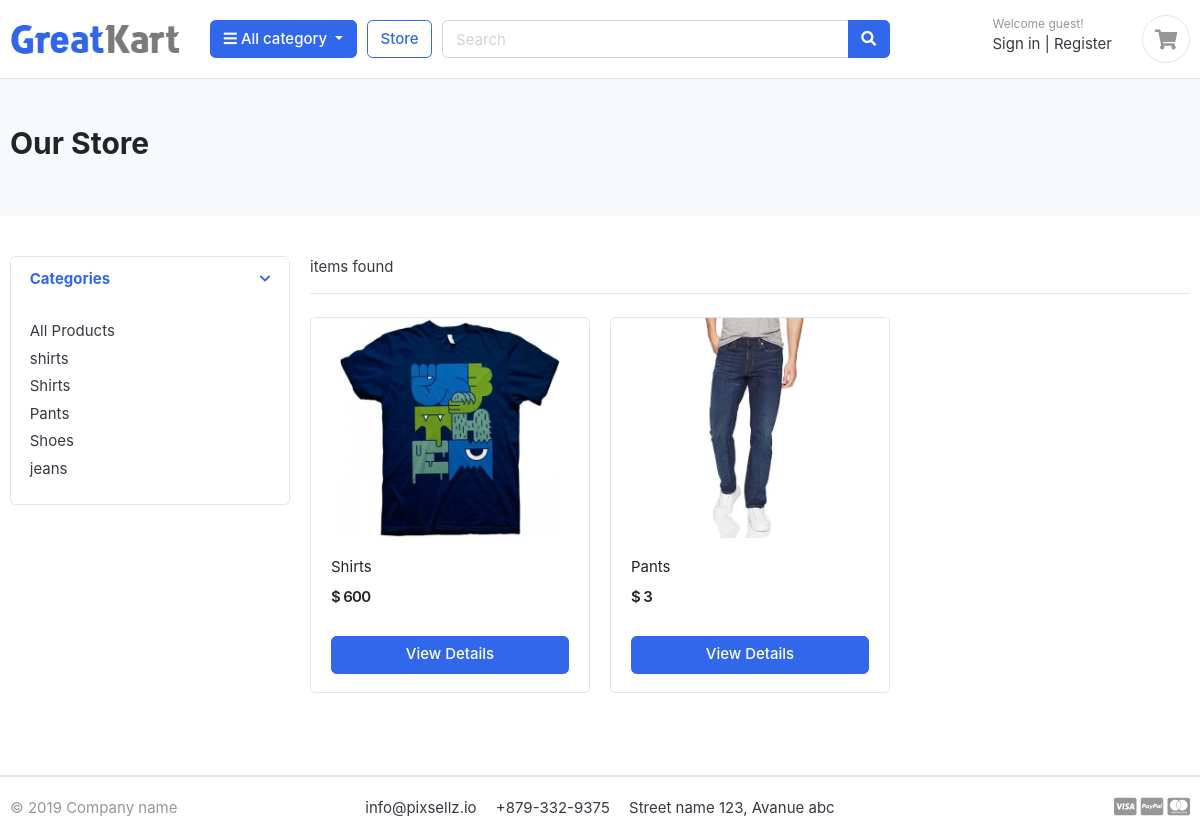
Page /store/shirts/ on the committed database.
### category/models.py (models this page shows, shortened)
class Category(models.Model):
    category_name = models.CharField(max_length=50, unique=True)
    slug = models.SlugField(max_length=100, unique=True)
    description = models.TextField(max_length=255, blank=True)
    cat_image = models.ImageField(upload_to='photos/categories', blank=True)
    class Meta:
        verbose_name = 'category'
        verbose_name_plural = 'categories'
    def get_url(self):
            return reverse('products_by_category', args=[self.slug])

### store/models.py (models this page shows)
class Product(models.Model):
    product_name    = models.CharField(max_length=200, unique=True)
    slug            = models.SlugField(max_length=200, unique=True)
    description     = models.TextField(max_length=500, blank=True)
    price           = models.IntegerField()
    images          = models.ImageField(upload_to='photos/products')
    stock           = models.IntegerField()
    is_available    = models.BooleanField(default=True)
    category        = models.ForeignKey(Category, on_delete=models.CASCADE)
    created_date    = models.DateTimeField(auto_now_add=True)
    modified_date   = models.DateTimeField(auto_now=True)

### store/views.py (the view)
def store(request,category_slug=None):
    categories = None
    products = None
    if category_slug != None :
        categories = get_object_or_404(Category,slug = category_slug)
        products = Product.objects.all().filter(category = categories ,is_available=True)
    else:
        products = Product.objects.all().filter(is_available=True)
    context = {
        'products' : products,
     }
    return render(request, 'store/store.html',context)

### category/context_processors.py (called while the page is built)
def menu_links(request):
    links = Category.objects.all()
    return dict(links=links)

### templates/store/store.html (shortened to what this page needs)
{% extends 'base.html' %}
{% load static %}
{% block content %}
<section class="section-pagetop bg">
<div class="container">
	{% if 'search' in request.path %}
		<h2 class="title-page">Search Result</h2>
	{% else %}
		<h2 class="title-page">Our Store</h2>
	{% endif %}
</div>
</section>
<section class="section-content padding-y">
<div class="container">
<div class="row">
	<aside class="col-md-3">
<div class="card">
	<article class="filter-group">
		<header class="card-header">
			<a href="#" data-toggle="collapse" data-target="#collapse_1" aria-expanded="true" class="">
				<i class="icon-control fa fa-chevron-down"></i>
				<h6 class="title">Categories</h6>
			</a>
		</header>
		<div class="filter-content collapse show" id="collapse_1" style="">
			<div class="card-body">
				<ul class="list-menu">
					<li><a href="{% url 'store' %}">All Products  </a></li>
					{% for category in links %}
				<li><a href="{{ category.get_url }}">{{ category.category_name }}  </a></li>
					{% endfor %}
				</ul>
			</div>
		</div>
	</article>
</div>
	</aside>
	<main class="col-md-9">
<header class="border-bottom mb-4 pb-3">
		<div class="form-inline">
			<span class="mr-md-auto"><b>{{ product_count }}</b> items found </span>
		</div>
</header>
<div class="row">
	{% if products %}
	{% for product in products %}
	<div class="col-md-4">
		<figure class="card card-product-grid">
			<div class="img-wrap">
				<a href="{{ product.get_url }}"><img src="{{ product.images.url }}"></a>
			</div>
			<figcaption class="info-wrap">
				<div class="fix-height">
					<a href="{{ product.get_url }}" class="title">{{ product.product_name }}</a>
					<div class="price-wrap mt-2">
						<span class="price">$ {{ product.price }}</span>
					</div>
				</div>
				<a href="{{ product.get_url }}" class="btn btn-block btn-primary">View Details </a>
			</figcaption>
		</figure>
	</div>
	{% endfor %}
	{% else %}
	<div>
		<h2>No result found. Please try again.</h2>
	</div>
	{% endif %}
</div>
	</main>
</div>
</div>
</section>
{% endblock %}

### Greatkart/static/css/ui.css (style rules this page uses)
html { font-family: "Inter", sans-serif; font-size: 15px; }
.img-wrap { text-align: center; display: block; }
.img-wrap img { max-width: 100%; }
.price-wrap { letter-spacing: -0.7px; }
.padding-y { padding-top: 40px; padding-bottom: 40px; }
figure { margin-bottom: 0; }
article:after, .form-group:after { display: block; clear: both; content: ""; }
.bg { background-color: #f8f9fa; }
.title-page { color: #212529; }
[class*=list-] li:after { visibility: hidden; display: block; content: ""; overflow: hidden; height: 0; clear: both; }
.list-menu { list-style: none; margin: 0; padding-left: 0; }
.list-menu li { margin-bottom: 5px; }
.list-menu a { color: #343a40; }
[class*=card-product] a.title { color: #212529; display: block; }
[class*=card-product] .img-wrap { overflow: hidden; position: relative; }
[class*=card-product] .img-wrap img { height: 100%; max-width: 100%; width: auto; display: inline-block; -o-object-fit: cover; object-fit: cover; }
.card-product-grid { margin-bottom: 20px; }
.card-product-grid .img-wrap { border-radius: 0.2rem 0.2rem 0 0; height: 220px; }
.card-product-grid .info-wrap { overflow: hidden; padding: 18px 20px; }
.card-product-grid .fix-height { height: 80px; overflow: hidden; }
.card .img-wrap { overflow: hidden; }
.price { font-weight: 600; color: #212529; }
.icon-control { margin-top: 5px; float: right; font-size: 80%; }
.card-header .title { margin-bottom: 0; line-height: 1.5; }
.filter-group { border-bottom: 1px solid #e4e4e4; }
.filter-group .card-header { border-bottom: 0; }
.filter-group:last-child { border-bottom: 0; }
.section-pagetop { padding: 45px 0; }

### rows in the picture
Category: category_name "shirts"
Category: category_name "Shirts"
Category: category_name "Pants"
Category: category_name "Shoes"
Category: category_name "jeans"
Product: images (picture), product_name "Shirts", price "600"
Product: images (picture), product_name "Pants", price "3"
